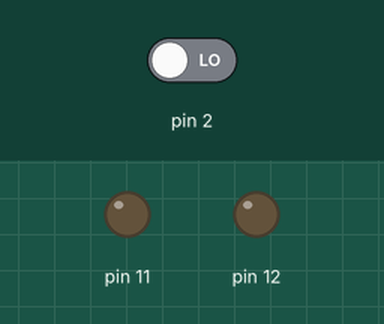
A sketch run on a simulated Arduino Uno, built with avr-gcc and run on an emulated ATmega328P. On the bench: output pins drawn as LEDs (lit = HIGH). The test bench sets the inputs (shaded band); at power-on: pin 2 LOW.

Above: at 1.2 s.
1.3 s: pin 2 driven HIGH
At 2.3 s:
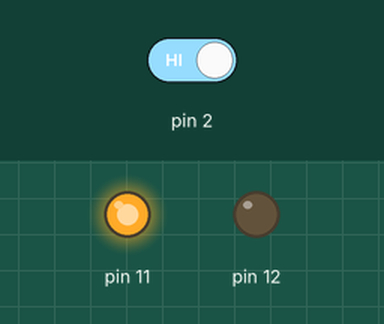
Timing chart, 0 to 4.3 s (numbered marks = the images above; inputs shaded):
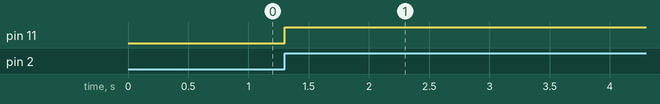

The sketch:

sketch_apr13a.ino.ino
```cpp
volatile int B = 0;
void setup(){
  pinMode(11, 1);
  pinMode(12, 1);
  Serial.begin(9600);
  attachInterrupt(0, LED, RISING);
  digitalWrite(12, 0);
}

void loop(){
  digitalWrite(11, B);
}

void LED(){
  B = !B;
}
```

Measured:
- after the input at 1.3 s, pin 11: LOW → HIGH at once
